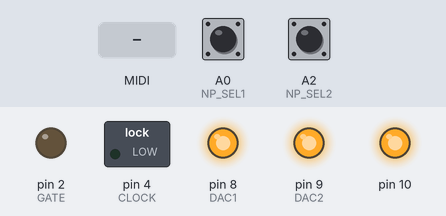
Simulated run of this program. Board: Arduino Nano, built with avr-gcc and run on an emulated ATmega328P. Shown: switched loads named in the program (green lamp = pin HIGH), output pins drawn as LEDs (lit = HIGH). Inputs (shaded band) come from the test bench; at power-on: A0 (NP_SEL1) HIGH, A2 (NP_SEL2) HIGH. MIDI output is not drawn; pins used as bus, display or sensor lines are not drawn.

Above: at 1.2 s.
1.3 s: MIDI note 36 received
At 1.45 s:
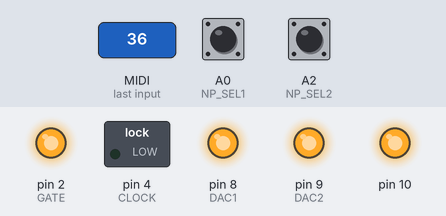
Timing chart, 0 to 4.3 s (numbered marks = the images above; inputs shaded):
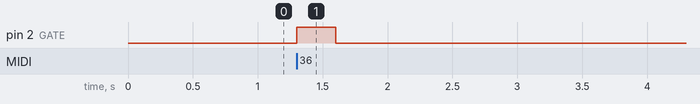

Measured:
- after the input at 1.3 s, pin 2 (GATE): LOW → HIGH at once, → LOW 0.30 s later

The program:

main.cpp
```cpp
// (licence header left out)
#include <MIDI.h>
#include <SPI.h>

// Note priority is set by pins A0 and A2
// Highest note priority: A0 and A2 high (open)
// Lowest note priority:  A0 low (ground), A2 high (open)
// Last note priority:    A2 low (ground)

#define NP_SEL1 A0  // Note priority is set by pins A0 and A2
#define NP_SEL2 A2

#define GATE  2
#define TRIG  3
#define CLOCK 4
#define DAC1  8
#define DAC2  9

MIDI_CREATE_DEFAULT_INSTANCE();

// Rescale 88 notes to 4096 mV:
//    noteMsg = 0 -> 0 mV
//    noteMsg = 87 -> 4096 mV
// DAC output will be (4095/87) = 47.069 mV per note, and 564.9655 mV per octive
// Note that DAC output will need to be amplified by 1.77X for the standard 1V/octave

#define NOTE_SF 47.069f // This value can be tuned if CV output isn't exactly 1V/octave

bool notes[88] = {0};
int8_t noteOrder[20] = {0}, orderIndx = {0};
unsigned long trigTimer = 0;

int mod(int a, int b)
{
    int r = a % b;
    return r < 0 ? r + b : r;
}

// setVoltage -- Set DAC voltage output
// dacpin: chip select pin for DAC.  Note and velocity on DAC1, pitch bend and CC on DAC2
// channel: 0 (A) or 1 (B).  Note and pitch bend on 0, velocity and CC on 2.
// gain: 0 = 1X, 1 = 2X.
// mV: integer 0 to 4095.  If gain is 1X, mV is in units of half mV (i.e., 0 to 2048 mV).
// If gain is 2X, mV is in units of mV

void setVoltage(int dacpin, bool channel, bool gain, unsigned int mV)
{
  unsigned int command = channel ? 0x9000 : 0x1000;

  command |= gain ? 0x0000 : 0x2000;
  command |= (mV & 0x0FFF);

  SPI.beginTransaction(SPISettings(8000000, MSBFIRST, SPI_MODE0));
  digitalWrite(dacpin,LOW);
  SPI.transfer(command>>8);
  SPI.transfer(command&0xFF);
  digitalWrite(dacpin,HIGH);
  SPI.endTransaction();
}

void commandNote(int noteMsg) {
  digitalWrite(GATE,HIGH);
  digitalWrite(TRIG,HIGH);
  trigTimer = millis();

  unsigned int mV = (unsigned int) ((float) noteMsg * NOTE_SF + 0.5);
  setVoltage(DAC1, 0, 1, mV);  // DAC1, channel 0, gain = 2X
}

void commandTopNote()
{
  int topNote = 0;
  bool noteActive = false;

  for (int i=0; i<88; i++)
  {
    if (notes[i]) {
      topNote = i;
      noteActive = true;
    }
  }

  if (noteActive)
    commandNote(topNote);
  else // All notes are off, turn off gate
    digitalWrite(GATE,LOW);
}

void commandBottomNote()
{
  int bottomNote = 0;
  bool noteActive = false;

  for (int i=87; i>=0; i--)
  {
    if (notes[i]) {
      bottomNote = i;
      noteActive = true;
    }
  }

  if (noteActive)
    commandNote(bottomNote);
  else // All notes are off, turn off gate
    digitalWrite(GATE,LOW);
}

void commandLastNote()
{

  int8_t noteIndx;

  for (int i=0; i<20; i++) {
    noteIndx = noteOrder[ mod(orderIndx-i, 20) ];
    if (notes[noteIndx]) {
      commandNote(noteIndx);
      return;
    }
  }
  digitalWrite(GATE,LOW);  // All notes are off
}


void setup()
{
 pinMode(NP_SEL1, INPUT_PULLUP);
 pinMode(NP_SEL2, INPUT_PULLUP);

 pinMode(GATE, OUTPUT);
 pinMode(TRIG, OUTPUT);
 pinMode(CLOCK, OUTPUT);
 pinMode(DAC1, OUTPUT);
 pinMode(DAC2, OUTPUT);
 digitalWrite(GATE,LOW);
 digitalWrite(TRIG,LOW);
 digitalWrite(CLOCK,LOW);
 digitalWrite(DAC1,HIGH);
 digitalWrite(DAC2,HIGH);

 SPI.begin();

 MIDI.begin(MIDI_CHANNEL_OMNI);

 // Set initial pitch bend voltage to 0.5V (mid point).  With Gain = 1X, this is 1023
 // Other DAC outputs will come up as 0V, so don't need to be initialized
 setVoltage(DAC2, 0, 0, 1023);
}


void loop()
{
  int type, noteMsg, velocity, channel, d1, d2;
  static unsigned long clock_timer=0, clock_timeout=0;
  static unsigned int clock_count=0;
  bool S1, S2;

  if ((trigTimer > 0) && (millis() - trigTimer > 20)) {
    digitalWrite(TRIG,LOW); // Set trigger low after 20 msec
    trigTimer = 0;
  }

  if ((clock_timer > 0) && (millis() - clock_timer > 20)) {
    digitalWrite(CLOCK,LOW); // Set clock pulse low after 20 msec
    clock_timer = 0;
  }

  if (MIDI.read()) {
    byte type = MIDI.getType();
    switch (type) {
      case midi::NoteOn:
      case midi::NoteOff:
        noteMsg = MIDI.getData1() - 21; // A0 = 21, Top Note = 108
        channel = MIDI.getChannel();

        if ((noteMsg < 0) || (noteMsg > 87)) break; // Only 88 notes of keyboard are supported

        if (type == midi::NoteOn) velocity = MIDI.getData2();
        else velocity  = 0;

        if (velocity == 0)  {
          notes[noteMsg] = false;
        }
        else {
          notes[noteMsg] = true;
          // velocity range from 0 to 4095 mV  Left shift d2 by 5 to scale from 0 to 4095,
          // and choose gain = 2X
          setVoltage(DAC1, 1, 1, velocity<<5);  // DAC1, channel 1, gain = 2X
        }

        // Pins NP_SEL1 and NP_SEL2 indictate note priority
        S1 = digitalRead(NP_SEL1);
        S2 = digitalRead(NP_SEL2);

        if (S1 && S2) { // Highest note priority
          commandTopNote();
        }
        else if (!S1 && S2) { // Lowest note priority
          commandBottomNote();
        }
        else { // Last note priority
           if (notes[noteMsg]) {  // If note is on and using last note priority, add to ordered list
            orderIndx = (orderIndx+1) % 20;
            noteOrder[orderIndx] = noteMsg;
          }
          commandLastNote();
        }
        break;

      case midi::PitchBend:
        d1 = MIDI.getData1();
        d2 = MIDI.getData2(); // d2 from 0 to 127, mid point = 64

        // Pitch bend output from 0 to 1023 mV.  Left shift d2 by 4 to scale from 0 to 2047.
        // With DAC gain = 1X, this will yield a range from 0 to 1023 mV.
        setVoltage(DAC2, 0, 0, d2<<4);  // DAC2, channel 0, gain = 1X

        break;

      case midi::ControlChange:
        d1 = MIDI.getData1();
        d2 = MIDI.getData2(); // From 0 to 127

        // CC range from 0 to 4095 mV  Left shift d2 by 5 to scale from 0 to 4095,
        // and choose gain = 2X
        setVoltage(DAC2, 1, 1, d2<<5);  // DAC2, channel 1, gain = 2X
        break;

      case midi::Clock:
        if (millis() > clock_timeout + 300) clock_count = 0; // Prevents Clock from starting in between quarter notes after clock is restarted!
        clock_timeout = millis();

        if (clock_count == 0) {
          digitalWrite(CLOCK,HIGH); // Start clock pulse
          clock_timer=millis();
        }
        clock_count++;
        if (clock_count == 24) {  // MIDI timing clock sends 24 pulses per quarter note.  Sent pulse only once every 24 pulses
          clock_count = 0;
        }
        break;

      case midi::ActiveSensing:
        break;

      default:
        d1 = MIDI.getData1();
        d2 = MIDI.getData2();
    }
  }
}
```
